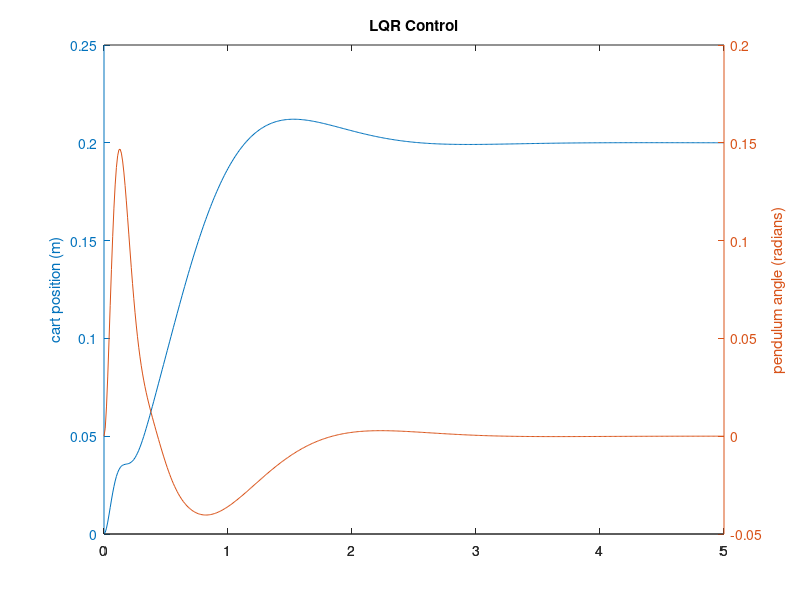

This figure's MATLAB source:
%%% Inverted Pendulum Model 

%% Variable definition
M = 0.011; % (kg) mass of cart
m = 0.04429; % (kg) mass of pendulum
l = 0.200; % (m) length of pendulum
g = -9.81; % (m/s^2) gravity

%% State Definition

% See Latex documentation for state-space derivation

A = [0 1 0             0;
     0 0 m*g/M         0;
     0 0 0             1;
     0 0 (M+m)*g/(M*l) 0];

B = [0;
     1/M;
     0;
     1/(M*l)];

C = [1 0 0 0;
     0 0 1 0];

D = [0
     0];

states = {'x' 'x_dot' 'theta' 'theta_dot'};
inputs = {'F'};
outputs = {'x'; 'theta'};

inv_pendulum_ss = ss(A,B,C,D,'statename',states,'inputname',inputs,'outputname',outputs);

%% Modeling
Q = C'*C;
R = 1;
K = lqr(A,B,Q,R);

Ac = (A-B*K);

sys_cl = ss(Ac,B,C,D,'statename',states,'inputname',inputs,'outputname',outputs);

t = 0:0.01:5;
r =0.2*ones(size(t));
[y,t,x]=lsim(sys_cl,r,t);
[AX,H1,H2] = plotyy(t,y(:,1),t,y(:,2),'plot');
set(get(AX(1),'Ylabel'),'String','cart position (m)')
set(get(AX(2),'Ylabel'),'String','pendulum angle (radians)')
title('LQR Control')